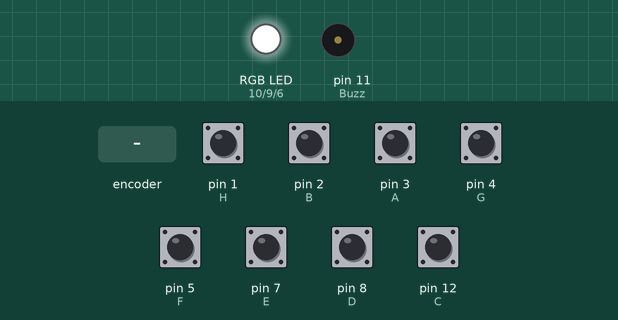
Bench run of a sketch on a simulated Arduino Uno, built with avr-gcc and run on an emulated ATmega328P. On the bench: an RGB LED mixed from three pins (HIGH = lit), buzzer (waves = sounding). Dashed ring = blinking. The inputs (shaded band) are chosen by the test bench; at power-on: pin 1 (H), pin 2 (B), pin 3 (A), pin 4 (G), pin 5 (F), pin 7 (E), pin 8 (D), pin 12 (C) HIGH. Dim RGB values are drawn brighter than linear.

Above: at 1.2 s.
1.3 s: rotary encoder on pin 3 (A) / pin 2 (B) turned 3 steps (first pin leading)
At 1.43 s:
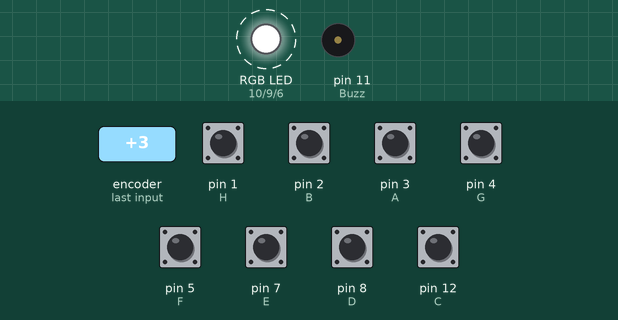
4.3 s: pin 1 (H) pulled LOW for 0.15 s
At 4.37 s:
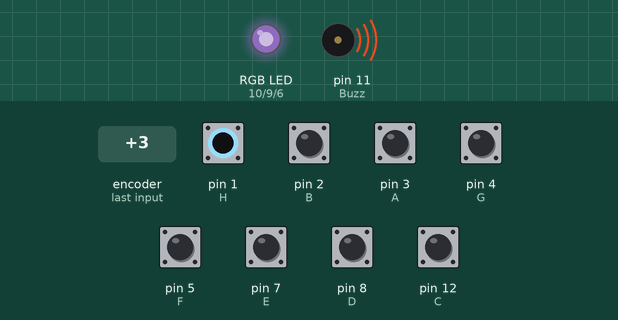
5.9 s: pin 4 (G) pulled LOW for 0.15 s
At 5.97 s:
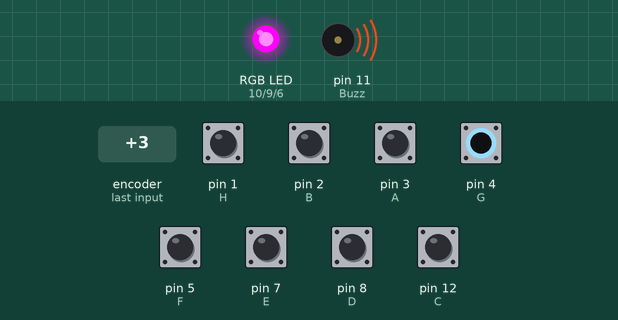
7.5 s: pin 5 (F) pulled LOW for 0.15 s
At 7.57 s:
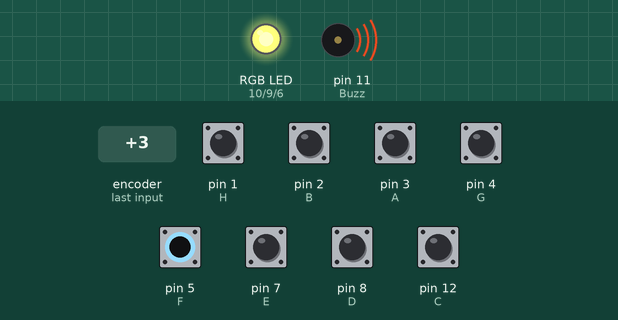
9.1 s: pin 7 (E) pulled LOW for 0.15 s
At 9.17 s:
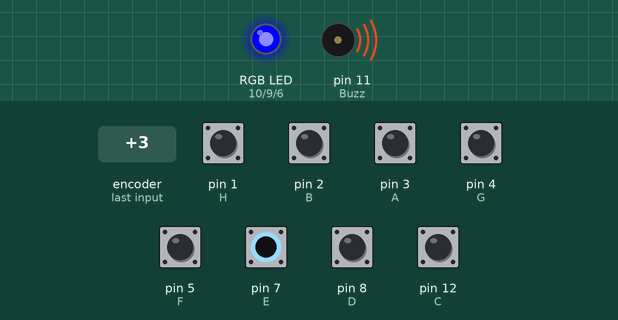
10.7 s: pin 8 (D) pulled LOW for 0.15 s
At 10.77 s:
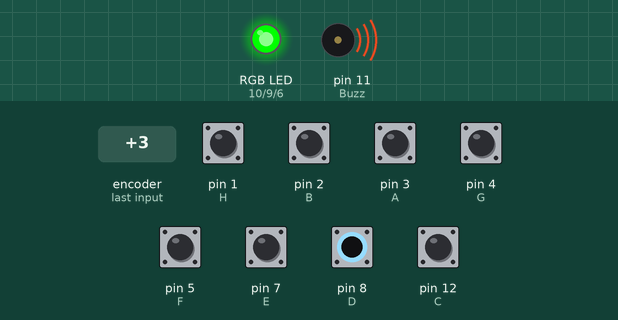
Timing chart, 0 to 13.3 s (numbered marks = the images above; inputs shaded):
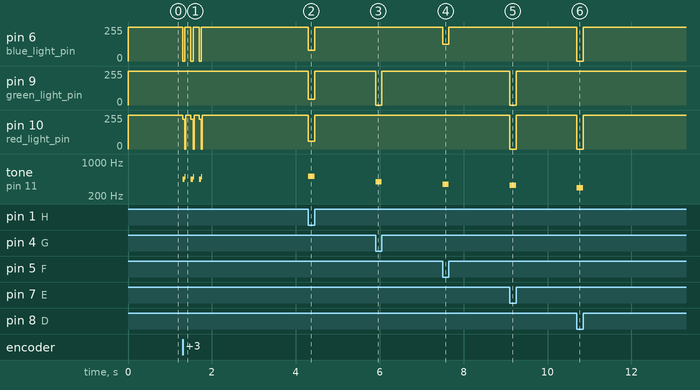

The sketch:

method1.ino
```cpp
#define T_C 262
#define T_D 294
#define T_E 330
#define T_F 349
#define T_G 392
#define T_A 440
#define T_B 493
#define T_H 515

const int C = 12;
const int D = 8;
const int E = 7;
const int F = 5;
const int G = 4;
const int A = 3;
const int B = 2;
const int H = 1;

const int Buzz = 11;
int red_light_pin= 10;
int green_light_pin = 9;
int blue_light_pin = 6;

void setup()
{

  pinMode(C, INPUT);
  digitalWrite(C,HIGH);

  pinMode(D, INPUT);
  digitalWrite(D,HIGH);

  pinMode(E, INPUT);
  digitalWrite(E,HIGH);

  pinMode(F, INPUT);
  digitalWrite(F,HIGH);

  pinMode(G, INPUT);
  digitalWrite(G,HIGH);

  pinMode(A, INPUT);
  digitalWrite(A,HIGH);

  pinMode(B, INPUT);
  digitalWrite(B,HIGH);
  pinMode(H, INPUT);
  digitalWrite(H,HIGH);

  pinMode(red_light_pin, OUTPUT);
  pinMode(green_light_pin, OUTPUT);
  pinMode(blue_light_pin, OUTPUT);


}
void setColour(int red_light_value, int green_light_value, int blue_light_value)
 {
  analogWrite(red_light_pin, red_light_value);
  analogWrite(green_light_pin, green_light_value);
  analogWrite(blue_light_pin, blue_light_value);
}
void loop()
{
 while(digitalRead(C) == LOW)
  {
    tone(Buzz,T_C);
    setColour(255,0,0);//RED
  }

  while(digitalRead(D) == LOW)
  {
    tone(Buzz,T_D);
    setColour(0,255,0);//GREEN
  }

  while(digitalRead(E) == LOW)
  {
    tone(Buzz,T_E);
    setColour(0,0,255);//BLUE
  }

  while(digitalRead(F) == LOW)
  {
    tone(Buzz,T_F);
    setColour(255,255,125);//RASPBERRY
  }

  while(digitalRead(G) == LOW)
  {
    tone(Buzz,T_G);
    setColour(255,0,255);//MAGENTA
  }

  while(digitalRead(A) == LOW)
  {
    tone(Buzz,T_A);
     setColour(225,255,0);//YELLOW
  }

  while(digitalRead(B) == LOW)
  {
    tone(Buzz,T_B);
     setColour(0,255,255);//AQUA
  }
  while(digitalRead(H) == LOW)
  {
    tone(Buzz,T_H);
     setColour(60,45,80);
  }

  noTone(Buzz);
  setColour(255,255,255);//WHITE

}
```

Measured:
- after the input at 1.3 s, pin 6 (blue_light_pin): alternates 255/255 for 0.15 s and 0/255 for 0.05 s, 6 changes in all, then stays 255/255, starting at once; pin 10 (red_light_pin): 255/255 → 225/255 at once, then repeats every 0.20 s: 0/255 0.02 s, 255/255 0.13 s, 225/255 0.05 s, until it stays 255/255 from 1.8 s
- after the input at 4.3 s, pin 6 (blue_light_pin): 255/255 → 80/255 at once, → 255/255 0.15 s later; pin 9 (green_light_pin): 255/255 → 45/255 at once, → 255/255 0.15 s later; pin 10 (red_light_pin): 255/255 → 60/255 at once, → 255/255 0.15 s later; tone on pin 11 (Buzz): silent → 515 Hz at once, → silent 0.15 s later
- after the input at 5.9 s, pin 9 (green_light_pin): 255/255 → 0/255 at once, → 255/255 0.15 s later; tone on pin 11 (Buzz): silent → 392 Hz at once, → silent 0.15 s later
- after the input at 7.5 s, pin 6 (blue_light_pin): 255/255 → 125/255 at once, → 255/255 0.15 s later; tone on pin 11 (Buzz): silent → 349 Hz at once, → silent 0.15 s later
- after the input at 9.1 s, pin 9 (green_light_pin), pin 10 (red_light_pin): 255/255 → 0/255 at once, → 255/255 0.15 s later; tone on pin 11 (Buzz): silent → 330 Hz at once, → silent 0.15 s later
- after the input at 10.7 s, pin 6 (blue_light_pin), pin 10 (red_light_pin): 255/255 → 0/255 at once, → 255/255 0.15 s later; tone on pin 11 (Buzz): silent → 294 Hz at once, → silent 0.15 s later
